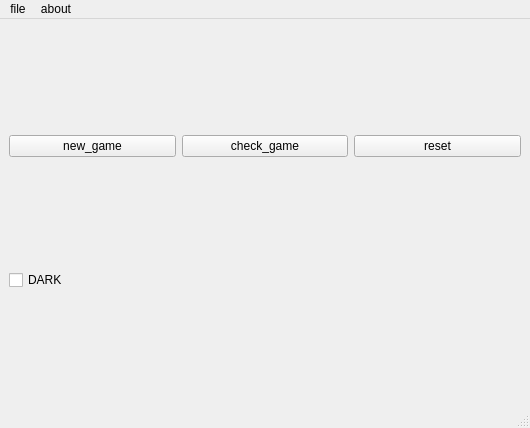
<?xml version="1.0" encoding="UTF-8"?>
<ui version="4.0">
 <class>my_grid</class>
 <widget class="QMainWindow" name="my_grid">
  <property name="geometry">
   <rect>
    <x>0</x>
    <y>0</y>
    <width>530</width>
    <height>428</height>
   </rect>
  </property>
  <property name="windowTitle">
   <string>MainWindow</string>
  </property>
  <widget class="QWidget" name="centralwidget">
   <layout class="QVBoxLayout" name="verticalLayout">
    <item>
     <layout class="QGridLayout" name="my_grid_2"/>
    </item>
    <item>
     <layout class="QHBoxLayout" name="horizontalLayout">
      <item>
       <widget class="QPushButton" name="btn_new_game">
        <property name="text">
         <string>new_game</string>
        </property>
       </widget>
      </item>
      <item>
       <widget class="QPushButton" name="btn_check">
        <property name="text">
         <string>check_game</string>
        </property>
       </widget>
      </item>
      <item>
       <widget class="QPushButton" name="btn_reset">
        <property name="text">
         <string>reset</string>
        </property>
       </widget>
      </item>
     </layout>
    </item>
    <item>
     <widget class="QCheckBox" name="checkBox">
      <property name="text">
       <string>DARK</string>
      </property>
     </widget>
    </item>
   </layout>
  </widget>
  <widget class="QMenuBar" name="menubar">
   <property name="geometry">
    <rect>
     <x>0</x>
     <y>0</y>
     <width>530</width>
     <height>22</height>
    </rect>
   </property>
   <widget class="QMenu" name="menufile">
    <property name="title">
     <string>file</string>
    </property>
   </widget>
   <widget class="QMenu" name="menuabout">
    <property name="title">
     <string>about</string>
    </property>
   </widget>
   <addaction name="menufile"/>
   <addaction name="menuabout"/>
  </widget>
  <widget class="QStatusBar" name="statusbar"/>
 </widget>
 <resources/>
 <connections/>
</ui>
